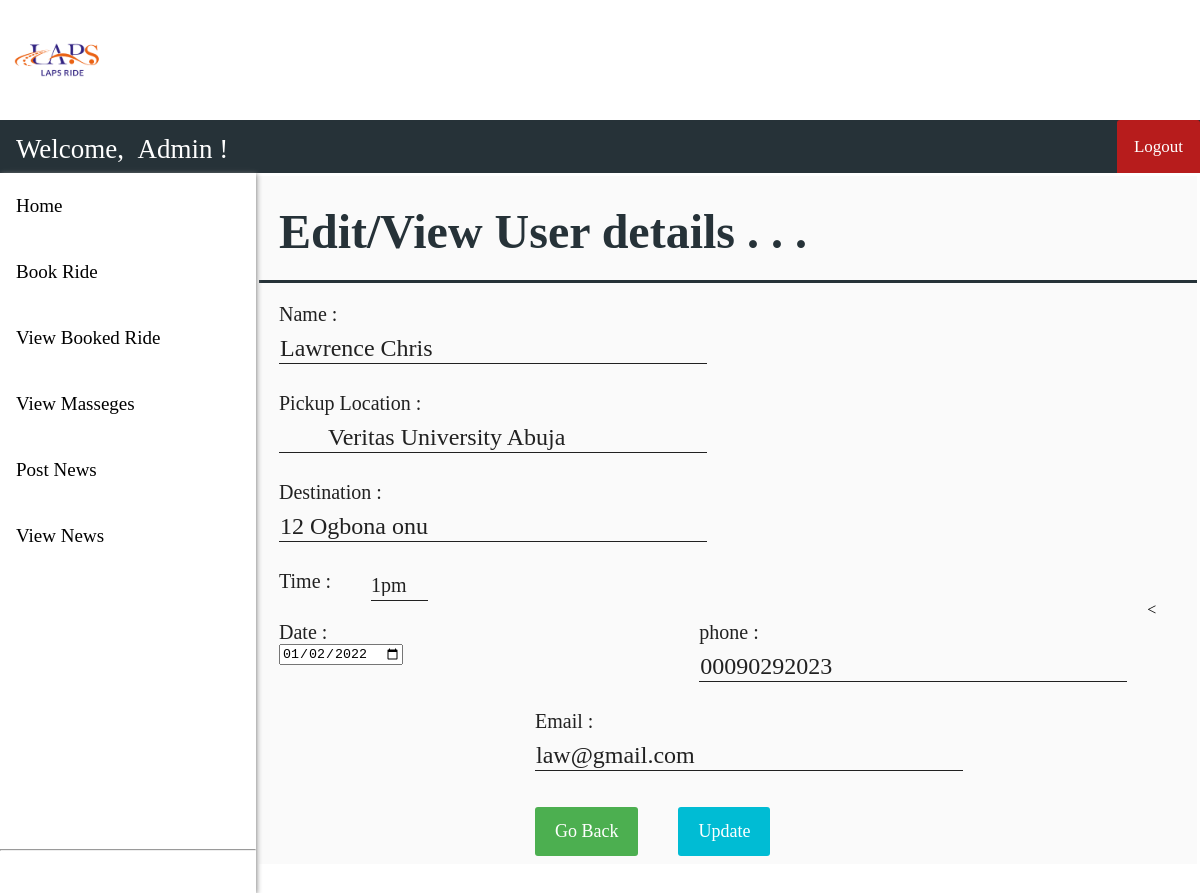
Page /admin/edit_user.php?id=2 (signed in) on the committed database.
### tables this page shows
CREATE TABLE `bookride` (
  `id` int(9) NOT NULL,
  `pickup` varchar(100) NOT NULL,
  `destination` varchar(100) NOT NULL,
  `name` varchar(100) NOT NULL,
  `time` varchar(10) NOT NULL,
  `date` date NOT NULL,
  `phone` varchar(20) NOT NULL,
  `email` varchar(50) NOT NULL
);

### admin/edit_user.php (the view, shortened to what this page needs)
<?php
    include "connection.php";
    include "header.php";
    include "admin_navbar.php";
    include "admin_sidebar.php";
    $sql0 = "SELECT * FROM bookride WHERE id=".$_SESSION['id'];
    $result0 = $conn->query($sql0);
    if ($result0->num_rows > 0) {
        while($row = $result0->fetch_assoc()) {
            $pickup = $row ["pickup"];
            $destination = $row ["destination"];
            $name = $row ["name"];
            $time = $row ["time"];
            $date = $row ["date"];
            $phone = $row ["phone"];
            $email = $row ["email"];
        }
    }
?>
<!DOCTYPE html>
<html>
<head>
    <link rel="stylesheet" href="css/user_add_style.css">
</head>
<body>
    <form class="add_customer_form" action="./edit_user_action.php" method="post">
        <div class="flex-container-form_header">
            <h1 id="form_header">Edit/View User details . . .</h1>
        </div>
        <div class="flex-container">
            <div class=container>
                <label>Name :</label><br>
                <input name="name" size="30" type="text" value="<?php echo $name ?>"  />
            </div>
        </div>
        <div class="flex-container">
            <div class=container>
                <label>Pickup Location :</label><br>
                <input name="pickup" size="30" type="text" value="<?php echo $pickup ?>"  />
            </div>
        </div>
        <div class="flex-container">
            <div class=container>
                <label>Destination :</label><br>
                <input name="destination" size="30" type="text" value="<?php echo $destination ?>"  />
            </div>
        </div>
        <div class="flex-container">
            <div class=container>
                <label>Time :  </label>
            </div>
            <div class="flex-container-radio">
                <div class="container">
                    <select name ="time" id="time">
                    <option  selected class="text-dark" value=<?php echo $time ?> ><?php echo $time ?></option>
                    </select>
                </div>
            </div>
        </div>
        <div class="flex-container">
            <div class=container>
                <label>Date : </label><br>
                <input type="date" size="30" name="date" value="<?php echo $date ?>"  />
            </div>
        <div class="flex-container">
            <div class=container>
                <label>phone :  </label><br>
                <input name="phone" size="30"type="text" value="<?php echo $phone ?>"    />
            </div>
        </div>
        <
        <div class="flex-container">
            <div class=container>
                <label>Email :  </label><br>
                <input name="email" size="30" type="text" value="<?php echo $email ?>"    />
            </div>
        </div>
        <div class="flex-container">
            <div class="container">
                <a href="./edit_users.php" class="button">Go Back</a>
            </div>
            <div class="container">
                <button type="submit">Update</button>
            </div>
        </div>
    </form>
</body>
</html>

### admin/css/header_style.css (style rules this page uses)
body { margin: 0; padding: 0; background-color: black; }
h1 { font-family: OpenSans-Light; color: white; font-size: 3rem; line-height: 3rem; margin-top: calc((1.5rem - 2rem) + 2.5rem); margin-bottom: 1.5rem; }

### admin/css/user_add_style.css (style rules this page uses)
.flex-container { display: -webkit-flex; display: flex; margin-left: 256px; width: auto; height: auto; -webkit-flex-wrap: wrap; flex-wrap: wrap; background-color: #FAFAFA; }
.flex-container-form_header { display: -webkit-flex; display: flex; margin-left: 256px; width: auto; height: auto; background-color: #FAFAFA; border-bottom: 3px solid #263238; }
h1[id="form_header"] { margin-left: 20px; font-family: Roboto-Thin; color: #263238; }
.flex-container-radio { display: -webkit-flex; display: flex; width: auto; height: auto; -webkit-flex-wrap: wrap; flex-wrap: wrap; background-color: #FAFAFA; }
form { border: 3px solid white; width: inherit; margin-left: 0px; }
label { display: block; float: left; color: #212121; font-family: OpenSans-Bold; font-size: 20px; }
input[type=text], input[type=password] { font-family: Roboto-Regular; color: #212121; font-size: 24px; width: auto; margin: 8px 0; padding: 1px 1px; border: 0; border-bottom: 1px solid #212121; box-sizing: border-box; background-color: transparent; }
.container { margin-top: 20px; margin-left: 20px; margin-right: 20px; float: left; display: inline-block; }
select { font-family: Roboto-Regular; color: #212121; font-size: 20px; background: url("images/down_arrow.png") 96% / 15% no-repeat #eee; -webkit-appearance: none; -moz-appearance: none; background-color: transparent; width: 130%; padding: 4px 0; border: none; border-bottom: 1px solid #212121; }
button { font-family: OpenSans-Regular; font-size: 18px; background-color: #00BCD4; color: white; padding: 14px 20px; margin: 8px 0; border: none; cursor: pointer; width: 100%; border-radius: 3px; }
.button { background-color: #4CAF50; border: none; color: white; font-family: OpenSans-Regular; font-size: 18px; padding: 14px 20px; margin: 8px 0; text-align: center; text-decoration: none; display: inline-block; border-radius: 3px; cursor: pointer; }

### admin/admin_sidebar.php (style rules this page uses)
body { margin: 0; padding: 0; background-color: white; }

### rows in the picture
bookride: name "Lawrence Chris", pickup "Veritas University Abuja", destination "12 Ogbona onu", time "1pm", date "01/02/2022", phone "00090292023", email "law@gmail.com"
